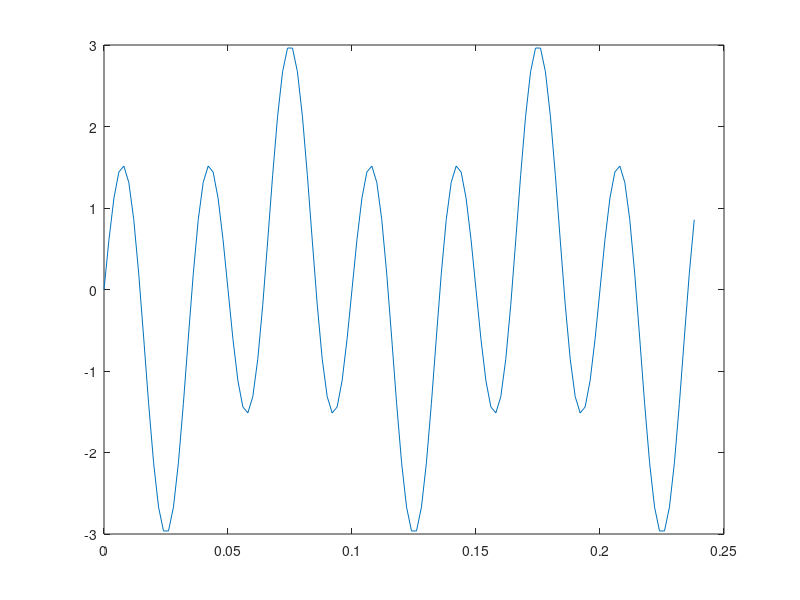

Here is the MATLAB script that generated this plot:
%% x(t) = -1V*sin(2*pi*10*t) + 2sin(2pi30t)
% fs = 400Hz

close all, clear all, clc;

fs = 500;
dt = 1/fs;
N = 120;
n = 0:dt:(N-1)*dt;

k = (0:(N-1)/2);
f = k*fs/N;

x = -1*sin(2*pi*10*n) + 2*sin(2*pi*30*n);

plot(n, x)

save('signal1.mat', 'x', 'fs')
% 
% clear all, close all, clc
